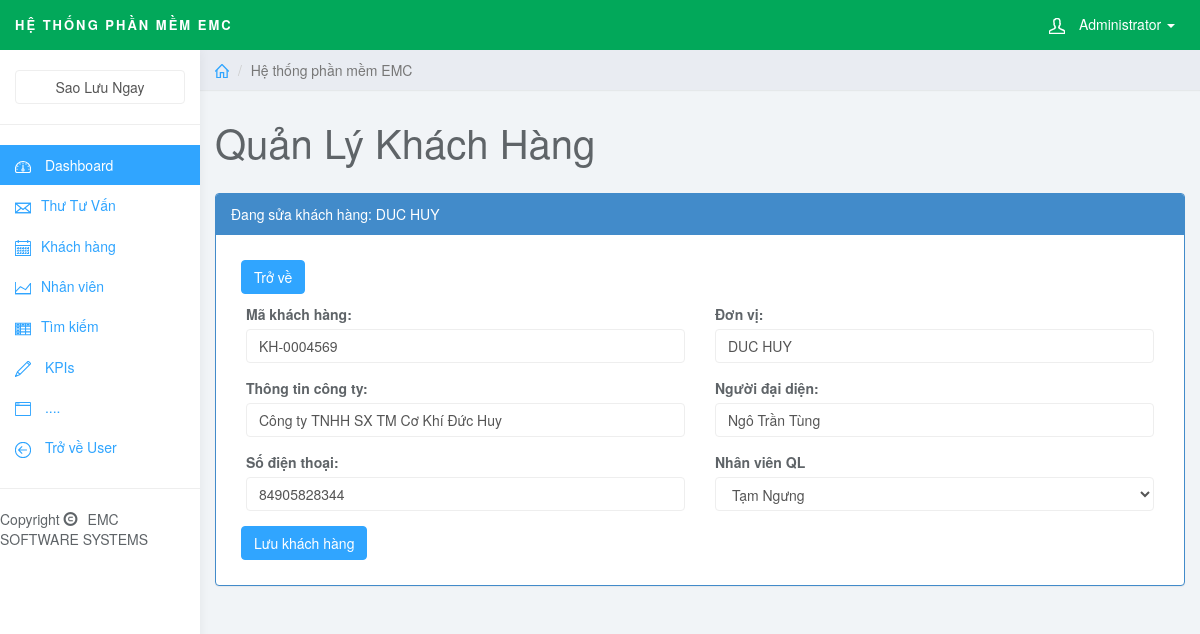
Page /msoft/suakhachhang.php?id_kh=246 (signed in) on the committed database.
### tables this page shows
CREATE TABLE `khachhang` (
  `id_kh` int(11) NOT NULL AUTO_INCREMENT,
  `makh` varchar(20) NOT NULL,
  `congty` text NOT NULL,
  `tel` varchar(15) NOT NULL,
  `donvi` varchar(100) NOT NULL,
  `daidien` varchar(200) NOT NULL,
  `id_nv` varchar(100) NOT NULL,
  PRIMARY KEY (`id_kh`)
);

### msoft/lib/quanli.php (called while the page is built, shortened)
<?php
function suakhachhang($id_kh){
	$qr = "select * from khachhang inner join nhanvien on khachhang.id_nv = nhanvien.id_nv
			where id_kh = '$id_kh'
			";
			$row = mysql_query($qr);
			return mysql_fetch_array($row);
}
?>

### msoft/suakhachhang.php (the view, shortened to what this page needs)
<?php
require"lib/quanli.php";
?>
<?php
$id_kh = $_GET["id_kh"];
$row_suakhachhang = suakhachhang($id_kh);
?>
<!DOCTYPE html>
<html>
<?php require"block/head.php"; ?>
<body>
	<?php require"block/nav.php"; ?>
	<?php require"block/sidebar.php"; ?>
	<div class="col-sm-9 col-sm-offset-3 col-lg-10 col-lg-offset-2 main">
		<?php require"block/breadcrumb.php"; ?>
		<div class="row">
			<div class="col-lg-12">
				<h1 class="page-header">Quản Lý Khách Hàng</h1>
			</div>
		</div>
		<div class="row">
			<div class="col-lg-12">
				<div class="panel panel-primary">
					<div class="panel-heading">Đang sửa khách hàng: <?php echo $row_suakhachhang ["donvi"]?></div>
					<div class="panel-body">
		              <div class="abc">
		               <a class="btn btn-primary" href="javascript:history.go(-1)">Trở về</a>
		              </div>
                	<form action="" method="post">
						<div class="col-sm-6">
						<div class="form-group">
						<label for="email"> Mã khách hàng:</label>
	                    <input class="form-control" name="makh" value="<?php echo $row_suakhachhang ["makh"]?>" type="text">
	   					</div>
						<div class="form-group">
						<label for="email">Thông tin công ty:</label>
	                    <input class="form-control" name ="congty"  value="<?php echo $row_suakhachhang ["congty"]?>" type="text">
	   					</div>
	   					<div class="form-group">
	   					<label for="email">Số điện thoại:</label>
	   					<input class="form-control" name ="tel"  value="<?php echo $row_suakhachhang ["tel"]?>" type="text">
	   					</div>
						</div>
	   					<div class="col-sm-6">
	   					<div class="form-group">
	   					<label for="email">Đơn vị:</label>
	   					<input class="form-control" name ="donvi"  value="<?php echo $row_suakhachhang ["donvi"]?>" type="text">
	   					</div>
	   					<div class="form-group">
						<label for="email"> Người đại diện:</label>
	                    <input class="form-control" name="daidien" value="<?php echo $row_suakhachhang ["daidien"]?>" type="text">
	   					</div>
	   					<div class="form-group">
  						<label>Nhân viên QL</label>
						<select class="form-control" name="id_nv">
						<option value="0"> Tạm Ngưng </option>
	   					</select>
						</div>
						</div>
	                    <div class="abc"><button type="submit" class="btn btn-primary" name="ok">Lưu khách hàng</button></div>
                    </form>
        		</div>
			</div></div>
		</div>
	</div>
</body>
</html>

### msoft/css/styles.css (style rules this page uses)
body { background: #f1f4f7; padding-top: 50px; color: #5f6468; }
a, a:hover, a:focus { color: #30a5ff; }
h1, h2, h3, h4, h5, h6 { color: #5f6468; }
h1 { font-weight: 300; font-size: 40px; }
.form-control { border: 1px solid #eee; box-shadow: none; }
.btn-primary, .btn-primary:hover, .btn-primary:focus, .btn-primary:active, .btn-primary.active, .open > .dropdown-toggle.btn-primary, .btn-primary.disabled, .btn-primary[disabled], fieldset[disabled] .btn-primary, .btn-primary.disabled:hover, .btn-primary[disabled]:hover, fieldset[disabled] .btn-primary:hover, .btn-primary.disabled:focus, .btn-primary[disabled]:focus, fieldset[disabled] .btn-primary:focus, .btn-primary.disabled:active, .btn-primary[disabled]:active, fieldset[disabled] .btn-primary:active, .btn-primary.disabled.active, .btn-primary[disabled].active, fieldset[disabled] .btn-primary.active { background-color: #30a5ff; border-color: #30a5ff; }
h1.page-header { margin-top: 30px; border-bottom: 0; }
.abc { margin: 0; padding: 10px; }

### rows in the picture
khachhang: donvi "DUC HUY", makh "KH-0004569", congty "Công ty TNHH SX TM Cơ Khí Đức Huy", tel "84905828344", daidien "Ngô Trần Tùng"

### other values in the picture
$_SESSION["ten"] "Administrator"
